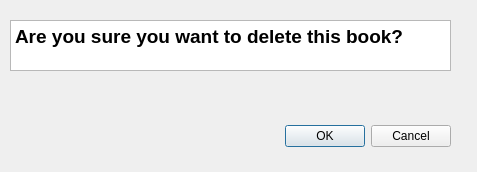
<?xml version="1.0" encoding="UTF-8"?>
<ui version="4.0">
 <class>delete_dialog</class>
 <widget class="QDialog" name="delete_dialog">
  <property name="geometry">
   <rect>
    <x>0</x>
    <y>0</y>
    <width>477</width>
    <height>172</height>
   </rect>
  </property>
  <property name="windowTitle">
   <string>Dialog</string>
  </property>
  <widget class="QDialogButtonBox" name="buttonBox">
   <property name="geometry">
    <rect>
     <x>110</x>
     <y>120</y>
     <width>341</width>
     <height>32</height>
    </rect>
   </property>
   <property name="orientation">
    <enum>Qt::Horizontal</enum>
   </property>
   <property name="standardButtons">
    <set>QDialogButtonBox::Cancel|QDialogButtonBox::Ok</set>
   </property>
  </widget>
  <widget class="QTextBrowser" name="textBrowser">
   <property name="geometry">
    <rect>
     <x>10</x>
     <y>20</y>
     <width>441</width>
     <height>51</height>
    </rect>
   </property>
   <property name="html">
    <string>&lt;!DOCTYPE HTML PUBLIC &quot;-//W3C//DTD HTML 4.0//EN&quot; &quot;http://www.w3.org/TR/REC-html40/strict.dtd&quot;&gt;
&lt;html&gt;&lt;head&gt;&lt;meta name=&quot;qrichtext&quot; content=&quot;1&quot; /&gt;&lt;style type=&quot;text/css&quot;&gt;
p, li { white-space: pre-wrap; }
&lt;/style&gt;&lt;/head&gt;&lt;body style=&quot; font-family:'MS Shell Dlg 2'; font-size:8.25pt; font-weight:400; font-style:normal;&quot;&gt;
&lt;p style=&quot; margin-top:0px; margin-bottom:0px; margin-left:0px; margin-right:0px; -qt-block-indent:0; text-indent:0px;&quot;&gt;&lt;span style=&quot; font-size:14pt; font-weight:600;&quot;&gt;Are you sure you want to delete this book?&lt;/span&gt;&lt;/p&gt;&lt;/body&gt;&lt;/html&gt;</string>
   </property>
  </widget>
 </widget>
 <resources/>
 <connections>
  <connection>
   <sender>buttonBox</sender>
   <signal>accepted()</signal>
   <receiver>delete_dialog</receiver>
   <slot>accept()</slot>
   <hints>
    <hint type="sourcelabel">
     <x>248</x>
     <y>254</y>
    </hint>
    <hint type="destinationlabel">
     <x>157</x>
     <y>274</y>
    </hint>
   </hints>
  </connection>
  <connection>
   <sender>buttonBox</sender>
   <signal>rejected()</signal>
   <receiver>delete_dialog</receiver>
   <slot>reject()</slot>
   <hints>
    <hint type="sourcelabel">
     <x>316</x>
     <y>260</y>
    </hint>
    <hint type="destinationlabel">
     <x>286</x>
     <y>274</y>
    </hint>
   </hints>
  </connection>
 </connections>
</ui>
